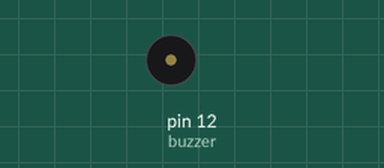
A sketch run on a simulated Arduino Uno, built with avr-gcc and run on an emulated ATmega328P. Shown: buzzer (waves = sounding).

Above: at 0.3 s.
Timing chart, 0 to 1.8 s (numbered marks = the images above):
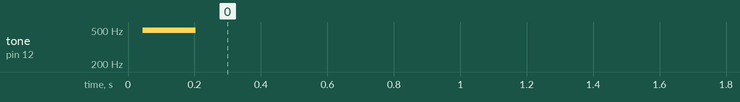

Measured:
- by itself, tone on pin 12 (buzzer): silent → 496 Hz at 0.04 s, → silent 0.16 s later

The sketch:

activebuzzer.ino
```cpp
//www.elegoo.com
//2016.12.08

int buzzer = 12;//the pin of the active buzzer
int flag = 0;

void setup()
{
 pinMode(buzzer,OUTPUT);//initialize the buzzer pin as an output
}
void loop()
{
 unsigned char i;

 while(flag == 0)
 {
   //output a frequency
   for(i=0;i<80;i++)
   {
    digitalWrite(buzzer,HIGH);
    delay(1);//wait for 1ms
    digitalWrite(buzzer,LOW);
    delay(1);//wait for 1ms
    }
    flag = 1;
  }
}
```
